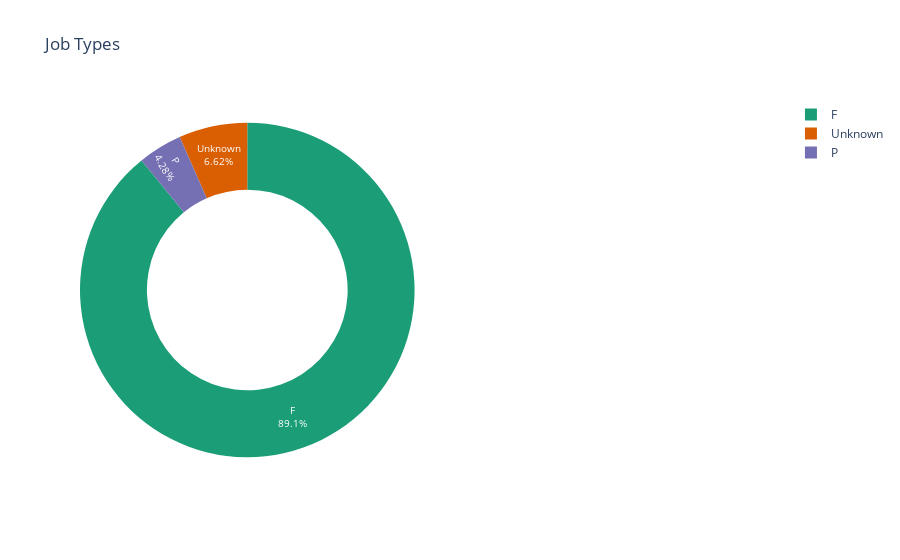

Notebook code for this chart:
### Markdown cell above
##### Full Time Or Part Time?
###### This seems to be a broader question which we all seem to ask, so let's begin with this. For the given plot, hovering on the particular part would reveal more information.

### Code cell
data['Full-Time/Part-Time indicator'].fillna("Unknown", inplace=True)
value_counts = data['Full-Time/Part-Time indicator'].value_counts()
labels = value_counts.index.tolist()
py.iplot(pie_plot(labels, value_counts, ['#1B9E77', '#D95F02', '#7570B3'], "Job Types"))

### Figure 1 — Plotly figure (JSON) as saved in the notebook; plotly's stock layout.template omitted (floating-point values rounded to 4 significant figures)
{"data": [{"domain": {"x": [0, 0.48]}, "hole": 0.6, "labels": ["F", "Unknown", "P"], "marker": {"colors": ["#1B9E77", "#D95F02", "#7570B3"]}, "name": "Job Type", "sort": false, "textfont": {"color": "#FFFFFF", "size": 10}, "textinfo": "percent+label", "type": "pie", "values": [2625, 195, 126]}], "layout": {"annotations": [{"font": {"size": 25}, "showarrow": false, "text": ""}], "autosize": true, "title": {"text": "Job Types"}}}
